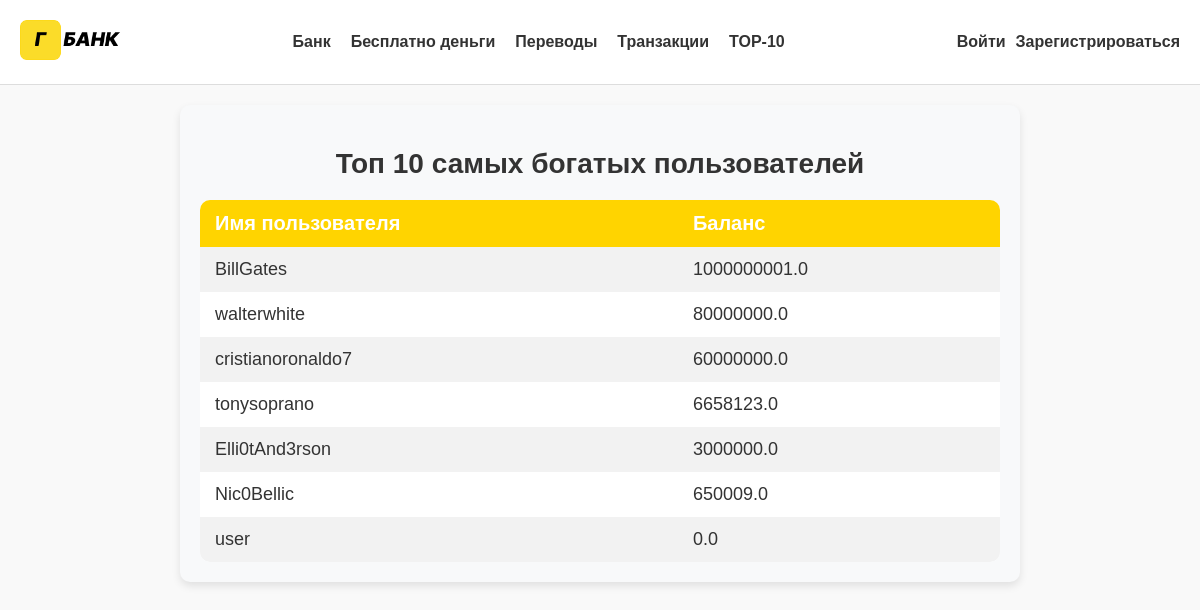
The page /top-10 on the database its author committed.
### models.py (models this page shows)
class User(UserMixin, db.Model):
    id = db.Column(db.Integer, primary_key=True)
    username = db.Column(db.String(150), unique=True, nullable=False)
    password = db.Column(db.String(150), nullable=False)
    balance = db.Column(db.Float, default=0.0)

### app.py (the view)
@app.route('/top-10', methods=['GET'])
def richest():
    top_users = User.query.order_by(User.balance.desc()).limit(10).all()
    return render_template('richest.html', top_users=top_users)

### templates/richest.html
{% extends "base.html" %}
{% block content %}
    <div class="top-users-container">
        <h2>Топ 10 самых богатых пользователей</h2>
        {% if top_users %}
            <table class="top-users-table">
                <thead>
                    <tr>
                        <th>Имя пользователя</th>
                        <th>Баланс</th>
                    </tr>
                </thead>
                <tbody>
                    {% for user in top_users %}
                        <tr>
                            <td>{{ user.username }}</td>
                            <td>{{ user.balance }}</td>
                        </tr>
                    {% endfor %}
                </tbody>
            </table>
        {% else %}
            <p>Нет данных о пользователях.</p>
        {% endif %}
    </div>
{% endblock %}

### static/css/styles.css (style rules this page uses)
body { font-family: Arial, sans-serif; background-color: #f9f9f9; margin: 0; padding: 0; }
.top-users-container { max-width: 800px; margin: 0 auto; padding: 20px; background-color: #f8f9fa; border-radius: 10px; box-shadow: 0 4px 8px rgba(0, 0, 0, 0.1); }
.top-users-container h2 { text-align: center; font-size: 28px; color: #333; margin-bottom: 20px; font-family: 'Arial', sans-serif; }
.top-users-table { width: 100%; border-collapse: collapse; font-family: 'Arial', sans-serif; background-color: #fff; border-radius: 10px; overflow: hidden; }
.top-users-table thead { background-color: #FFD400; color: white; }
.top-users-table th, .top-users-table td { padding: 12px 15px; text-align: left; }
.top-users-table tbody tr:nth-child(odd) { background-color: #f2f2f2; }
.top-users-table td { font-size: 18px; color: #333; }
.top-users-table th { font-size: 20px; font-weight: bold; }

### rows shown on the page
User: username "BillGates", balance "1000000001.0"
User: username "walterwhite", balance "80000000.0"
User: username "cristianoronaldo7", balance "60000000.0"
User: username "tonysoprano", balance "6658123.0"
User: username "Elli0tAnd3rson", balance "3000000.0"
User: username "Nic0Bellic", balance "650009.0"
User: username "user", balance "0.0"
